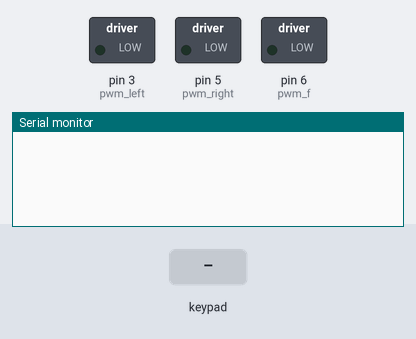
Bench run of a sketch on a simulated Arduino Uno, built with avr-gcc and run on an emulated ATmega328P. On the bench: switched loads named in the sketch (green lamp = pin HIGH), the last lines printed to the serial monitor. The inputs (shaded band) are chosen by the test bench.

Above: at 1.2 s.
1.3 s: key 'U' pressed
At 1.7 s:
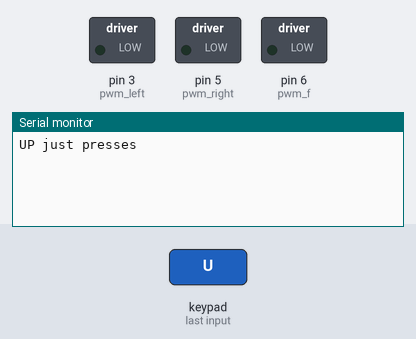
2.8 s: key 'D' pressed
At 4.0 s:
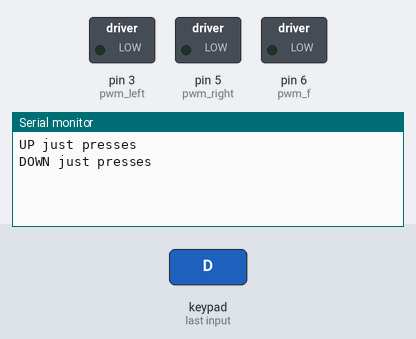
4.3 s: key 'X' pressed
At 5.2 s:
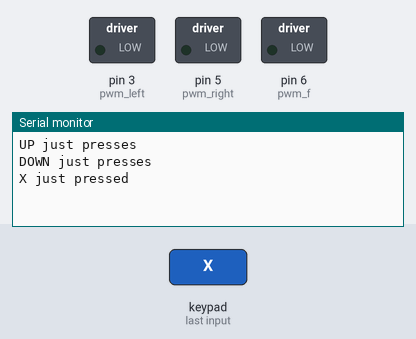

Measured:
- after the input at 1.3 s, the serial monitor: prints a new line at once (image 1)
- after the input at 2.8 s, the serial monitor: prints a new line at once (image 2)
- after the input at 4.3 s, the serial monitor: prints a new line at once (image 3)

The sketch:

ps2_3wheel.ino
```cpp
#include <PS2X_lib.h>
PS2X ps2x;

#define PS2_DAT        13
#define PS2_CMD        11
#define PS2_SEL        10
#define PS2_CLK        12

int green=0; int red=0; int blue=0; int pink=0;
int L1=0; int L2=0; int R1=0; int R2=0;
int UP=0; int DOWN=0; int LEFT=0; int RIGHT=0;
int SELECT=0; int START=0;


int dir_left=2;
int dir_right=4;
int dir_f=7;
int pwm_left=3;
int pwm_right=5;
int pwm_f=6;

int lf=40;

void setup() {
  ps2x.config_gamepad(PS2_CLK, PS2_CMD, PS2_SEL, PS2_DAT, false, false);
  Serial.begin(9600);

}

void loop() {
   ps2x.read_gamepad();

   green=ps2x.ButtonPressed(PSB_GREEN);
   red=ps2x.ButtonPressed(PSB_RED);
   blue=ps2x.ButtonPressed(PSB_BLUE);
   pink=ps2x.ButtonPressed(PSB_PINK);
   L1=ps2x.ButtonPressed(PSB_L1);
   L2=ps2x.ButtonPressed(PSB_L2);
   R1=ps2x.ButtonPressed(PSB_R1);
   R2=ps2x.ButtonPressed(PSB_R2);
   UP=ps2x.ButtonPressed(PSB_PAD_UP);
   DOWN=ps2x.ButtonPressed(PSB_PAD_DOWN);
   LEFT=ps2x.ButtonPressed(PSB_PAD_LEFT);
   RIGHT=ps2x.ButtonPressed(PSB_PAD_RIGHT);
   SELECT=ps2x.ButtonPressed(PSB_SELECT);
   START=ps2x.ButtonPressed(PSB_START);


   if(green==1 && R1==0){
   Serial.println("Triangle just pressed");
   red=0;
   }

   if(red==1){
   Serial.println("Circle just pressed");
   blue=0;
   }

   if(blue==1){
   Serial.println("X just pressed");
   pink=0;
   }

   if(pink==1)
   Serial.println("Square just pressed");

   if(L1==1 && R2==0){
   Serial.println("L1 just pressed");
   R1=0;
   }

   if(L2==1 && LEFT==0){
   Serial.println("L2 just pressed");
   R2=0;
   }

   if(R1==1 && green==1)
   {lf = lf+1;
   Serial.println("R1 just pressed");
   }
   if(R2==1 && L1==1){
   Serial.println("R2 just pressed");
   lf=lf-1;
   }

   if(UP==1 && START==0){
   Serial.println("UP just presses");
   RIGHT==0;
   }

   if(DOWN==1 && RIGHT==0){
   Serial.println("DOWN just presses");
   LEFT=0;
   }

   if(LEFT==1 && L2==1)
   Serial.println("LEFT just presses");

   if(RIGHT==1 && DOWN==1)
   Serial.println("RIGHT just presses");

   if(SELECT==1 )
   Serial.println("SELECT just presses");
   if(START==1 )
   Serial.println("START just presses");
   /*if(ps2x.Analog(PSS_LX)<110)
   {

   }*/
   //Serial.print("Left Stick:");
   int l_axis=(114-ps2x.Analog(PSS_LY));
   int r_axis=(114-ps2x.Analog(PSS_RY));

   if((l_axis>50)&&(r_axis>50))
   {
    digitalWrite(dir_left,LOW);
    analogWrite(pwm_left,lf);
     digitalWrite(dir_right,LOW);
    analogWrite(pwm_right,50);
   Serial.println("GO FRONT");
   }
   else if((l_axis<-50)&&(r_axis<-50))
   {
     digitalWrite(dir_left,HIGH);
    analogWrite(pwm_left,lf);
     digitalWrite(dir_right,HIGH);
    analogWrite(pwm_right,50);
   Serial.println("GO BACK");


   }
  /* Serial.print(ps2x.Analog(PSS_LY));
   Serial.print("      Right Stick:");
   Serial.print(ps2x.Analog(PSS_RX));
   Serial.print(",");
   Serial.println(ps2x.Analog(PSS_RY));*/


   else if((r_axis>100)&&(l_axis>-145))
   {
     digitalWrite(dir_left,HIGH);
    analogWrite(pwm_left,100);
     digitalWrite(dir_right,LOW);
    analogWrite(pwm_right,100);
     digitalWrite(dir_f,HIGH);
    analogWrite(pwm_f,100);

   Serial.println("GO LEFT");
   }
   else if((r_axis>-145)&&(l_axis>100))
   {
    digitalWrite(dir_left,LOW);
    analogWrite(pwm_left,100);
     digitalWrite(dir_right,HIGH);
    analogWrite(pwm_right,100);
     digitalWrite(dir_f,LOW);
    analogWrite(pwm_f,100);
   Serial.println("GO RIGHT");
   }

else
{
  digitalWrite(dir_left,HIGH);
    analogWrite(pwm_left,0);
     digitalWrite(dir_right,LOW);
    analogWrite(pwm_right,0);
     digitalWrite(dir_f,LOW);
    analogWrite(pwm_f,0);


  }


 }
```
